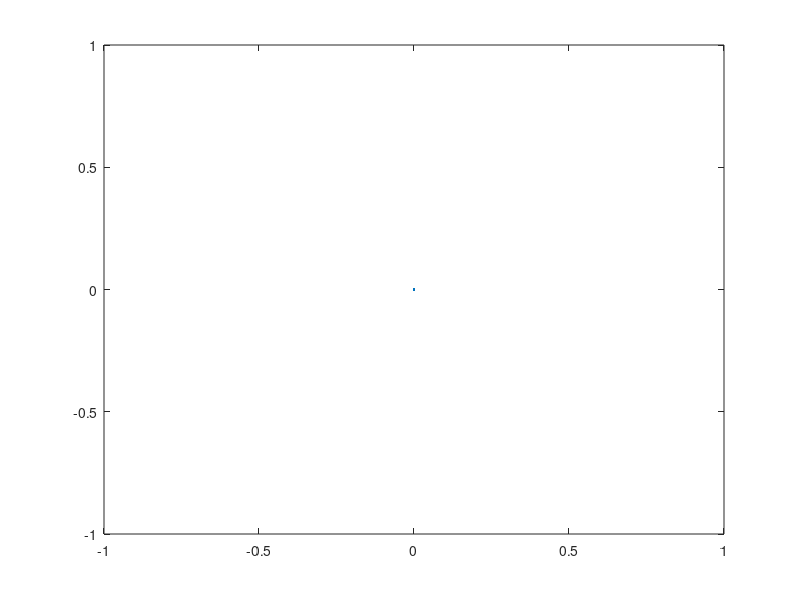

This figure's MATLAB source: (Note: this script raises an error after producing the figure.)
hold off;
plot(0, 0);
hold on;
t = [0:0.05:1];
y = bezier(t, 0.81, 0.84)
t2 = [-0.4:0.05:0.5]
mouth = beziermun(t2, 0.1, 0.1)
mouth2 = beziermun(t2, 0.2, 0.1)
%kaustika;
plot(-t, y);
%hold on;
plot(t, y);
plot(t2, mouth);
plot(t2, mouth2);
centerX = -0.5; centerY = 0.5; radius = 0.05;
rectangle('Position',[centerX - radius, centerY - radius, radius*2, radius*2],...
    'Curvature',[1,1],...
    'FaceColor','g');

centerX = 0.5; centerY = 0.5; radius = 0.05;
rectangle('Position',[centerX - radius, centerY - radius, radius*2, radius*2],...
    'Curvature',[1,1],...
    'FaceColor','g');